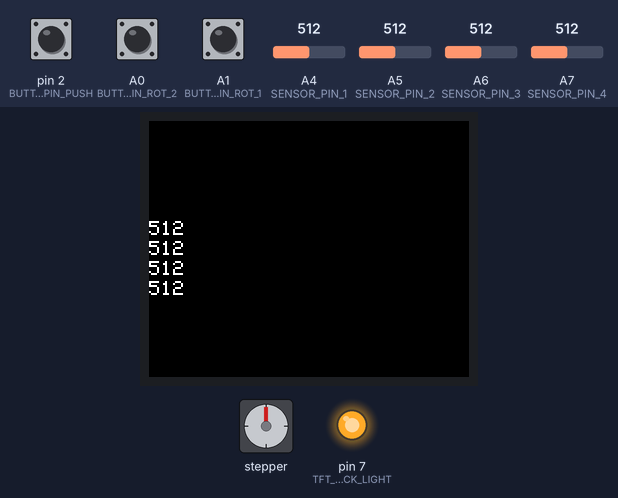
Bench run of a sketch on a simulated Arduino Nano, built with avr-gcc and run on an emulated ATmega328P. On the bench: stepper motor, 160×128 colour display, output pins drawn as LEDs (lit = HIGH). Wiring (inferred from the names in the program): stepper motor (2048 steps per turn assumed): coils pin 3, pin 4, pin 5, pin 6. The test bench sets the inputs (shaded band); at power-on: pin 2 (BUTTON_PIN_PUSH) HIGH, A4 (SENSOR_PIN_1) = 512, A5 (SENSOR_PIN_2) = 512, A6 (SENSOR_PIN_3) = 512, A7 (SENSOR_PIN_4) = 512, A0 (BUTTON_PIN_ROT_2) HIGH, A1 (BUTTON_PIN_ROT_1) HIGH. Pins used as bus, display or sensor lines are not drawn.

Above: at 1.6 s.
1.7 s: pin 2 (BUTTON_PIN_PUSH) pulled LOW for 1 s
At 4.1 s:
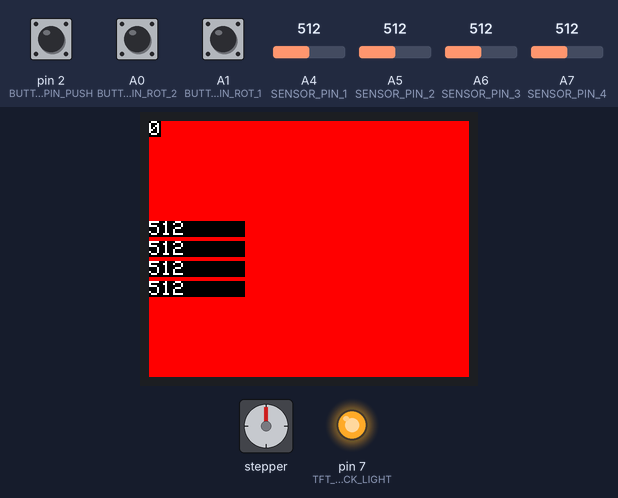
4.5 s: A4 (SENSOR_PIN_1) set to 716
At 5.3 s:
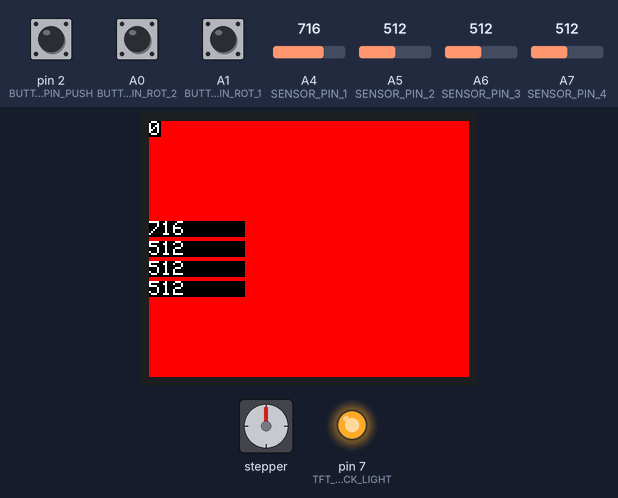
6.5 s: A5 (SENSOR_PIN_2) set to 716
At 8.2 s:
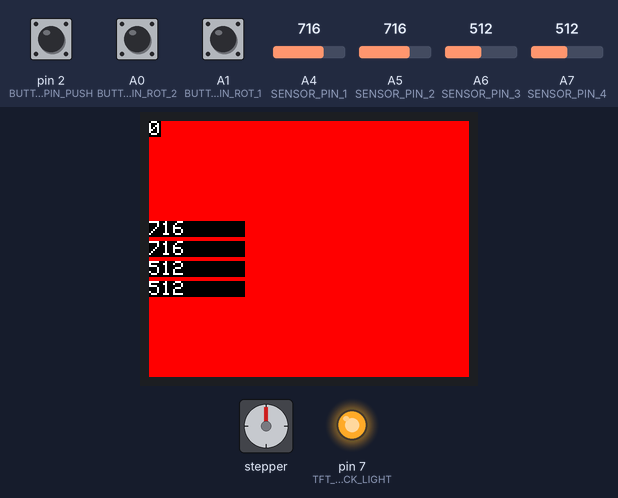
8.5 s: A6 (SENSOR_PIN_3) set to 716
At 10.0 s:
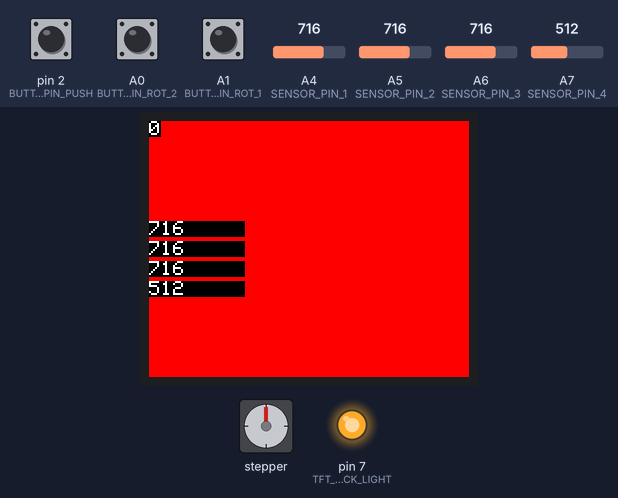
10.5 s: A7 (SENSOR_PIN_4) set to 306
At 11.6 s:
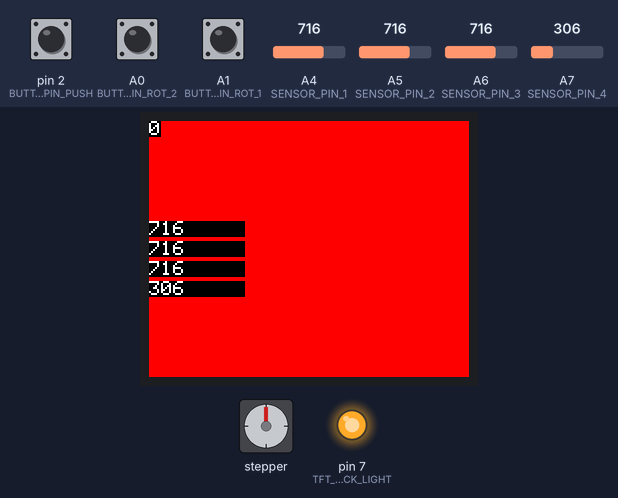
12.5 s: pin 2 (BUTTON_PIN_PUSH) pulled LOW for 0.15 s
At 12.84 s:
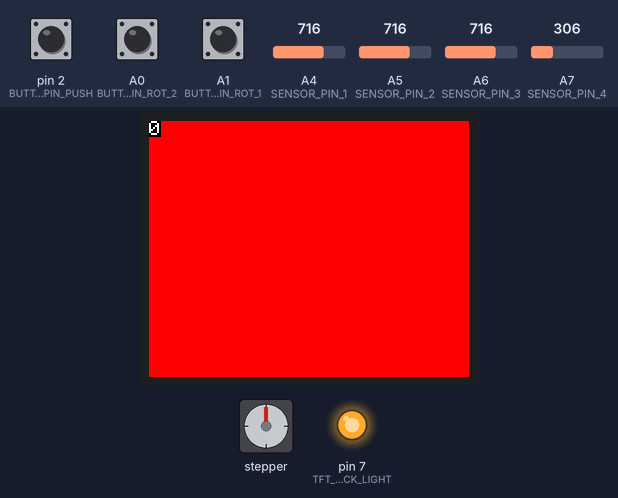
Timing chart, 0 to 15.5 s (numbered marks = the images above; inputs shaded):
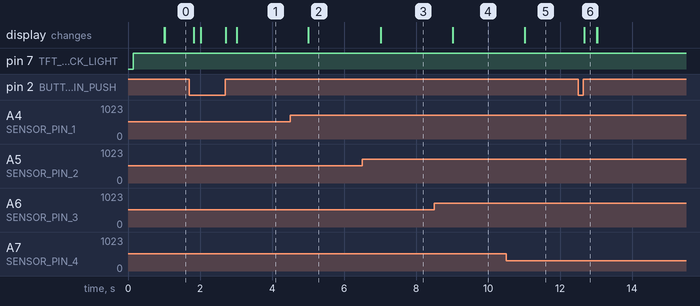

The sketch:

PlantWateringSystem.ino
```cpp
#include "Arduino.h"
#include "WateringMain.h"


void setup() {
  // put your setup code here, to run once:

}

void loop() {
  // put your main code here, to run repeatedly:
    WateringMain main;
    while(true) {
        main.run();
    }
}
```

BottleConnectors.cpp
```cpp
//
// Created by indrek on 29.06.2018.
//

#include "BottleConnectors.h"


BottleConnectors::BottleConnectors() {
  for (int i=0; i<CONNECTOR_COUNT; i++) {
    pinMode(coils[i], OUTPUT);
    switchCoil(i, false);
  }
  pinMode(SENSOR_PIN_POWER, OUTPUT);
  setSensorPower(false);
}


void BottleConnectors::switchCoil(int8_t index, bool on) {
  if (index < CONNECTOR_COUNT) {
    digitalWrite(coils[index], on);
  }
}


uint16_t BottleConnectors::readSensor(int8_t index) {
  if (index < CONNECTOR_COUNT) {
    setSensorPower(true);
    delay(1);
    uint16_t value = analogRead(sensor[index]);
    setSensorPower(false);
    return value;
  } else {
    return 0;
  }
}


void BottleConnectors::setSensorPower(bool on) {
  digitalWrite(SENSOR_PIN_POWER, on);
}
```

BottleConnectors.h
```cpp
//
// Created by indrek on 29.06.2018.
//

#ifndef PLANTWATERINGSYSTEM_BOTTLECONNECTORS_H
#define PLANTWATERINGSYSTEM_BOTTLECONNECTORS_H


#include "configuration.h"


class BottleConnectors {

public:
    static const int CONNECTOR_COUNT = 4;

private:
    int coils[CONNECTOR_COUNT] = {COIL_PIN_1, COIL_PIN_2 ,COIL_PIN_3, COIL_PIN_4};
    int sensor[CONNECTOR_COUNT] = {SENSOR_PIN_1, SENSOR_PIN_2 ,SENSOR_PIN_3, SENSOR_PIN_4};

public:
    BottleConnectors();
    void switchCoil(int8_t index, bool on);
    uint16_t readSensor(int8_t index);

private:
    void setSensorPower(bool on);

};


#endif //PLANTWATERINGSYSTEM_BOTTLECONNECTORS_H
```

Button.cpp
```cpp
//
// Created by indrek on 10.10.2017.
//

#include "Button.h"
#include "Arduino.h"
#include "configuration.h"


Button *button = nullptr;

// handle pin change interrupt for A0 to A5 here
ISR (PCINT1_vect) {
  if (button) {
    button->processRotation();
  }
}


Button::Button() {
  pinMode(BUTTON_PIN_ROT_1, INPUT_PULLUP);
  pinMode(BUTTON_PIN_ROT_2, INPUT_PULLUP);
  pinMode(BUTTON_PIN_PUSH, INPUT_PULLUP);

  initPinInterrupt(BUTTON_PIN_ROT_1);
  initPinInterrupt(BUTTON_PIN_ROT_2);

  button = this;
}


void Button::initPinInterrupt(int pin) {
  *digitalPinToPCMSK(pin) |= bit (digitalPinToPCMSKbit(pin));  // enable pin
  PCIFR  |= bit (digitalPinToPCICRbit(pin)); // clear any outstanding interrupt
  PCICR  |= bit (digitalPinToPCICRbit(pin)); // enable interrupt for the group
}


void Button::processRotation() {
  bool currentRot1 = !digitalRead(BUTTON_PIN_ROT_1);
  bool currentRot2 = !digitalRead(BUTTON_PIN_ROT_2);

  if (!currentRot1 && !currentRot2) {
    int8_t currentRotationPosition = rotationPosition;
    rotationPosition = 0;
    if (currentRotationPosition == 3) {
      if (rotation < 100) rotation ++;
    }
    if (currentRotationPosition == -3) {
      if (rotation > -100) rotation --;
    }

  } else if (!currentRot1 && currentRot2) {
    if (rotationPosition >= 0) {
      rotationPosition = 1;
    } else {
      rotationPosition = -3;
    }

  } else if (currentRot1 && currentRot2) {
    if (rotationPosition > 0) {
      rotationPosition = 2;
    }
    if (rotationPosition < 0) {
      rotationPosition = -2;
    }

  } else if (currentRot1 && !currentRot2) {
    if (rotationPosition <= 0) {
      rotationPosition = -1;
    } else {
      rotationPosition = 3;
    }
  }
}


int8_t Button::getRotation() {
  noInterrupts();
  int8_t retRotation = rotation;
  rotation = 0;
  interrupts();
  return retRotation;
}


EPressedButton Button::getButton() {
  bool currentPush = !digitalRead(BUTTON_PIN_PUSH);

  if (currentPush) {
    if (!pushTimer) {
      pushTimer = millis();
    } else {
      if (getHoldTime() > PUSH_TIME_ms) {
        if (push) {
          return BUTTON_HOLD;
        } else {
          push = true;
          return BUTTON_PUSH;
        }
      }
    }
  } else {
    pushTimer = 0;
    if (push) {
      push = false;
      return BUTTON_RELEASE;
    }
  }

  return BUTTON_NONE;
}


uint32_t Button::getHoldTime() {
  return pushTimer ? millis() - pushTimer : 0;
}
```

Button.h
```cpp
//
// Created by indrek on 10.10.2017.
//

#ifndef KOHVERFREQUENCY_BUTTON_H
#define KOHVERFREQUENCY_BUTTON_H

#include "Arduino.h"


enum EPressedButton {
    BUTTON_NONE = 0,
    BUTTON_PUSH = 1,
    BUTTON_HOLD = 2,
    BUTTON_RELEASE = 3
};


class Button {

    static const unsigned long PUSH_TIME_ms = 100;

    int8_t rotationPosition = 0;
    int8_t rotation = 0;

    bool push = false;
    unsigned long pushTimer = 0;

public:
    Button();
    void processRotation();

    int8_t getRotation();
    EPressedButton getButton();
    uint32_t getHoldTime();

private:
    void initPinInterrupt(int pin);


};


#endif //KOHVERFREQUENCY_BUTTON_H
```

Screen.cpp
```cpp
//
// Created by indrek on 28.06.2018.
//

#include "Screen.h"
#include "configuration.h"


Screen::Screen() :
    tft(TFT_PIN_CS, TFT_PIN_RS, TFT_PIN_RST)
{
  tft.initR(INITR_BLACKTAB);
  tft.setRotation(1);

  pinMode(TFT_PIN_BACK_LIGHT, OUTPUT);
  setBackLight(true);

  tft.fillScreen(ST7735_BLACK);
}


void Screen::setBackLight(bool isOn) {
  digitalWrite(TFT_PIN_BACK_LIGHT, isOn);
}
```

Screen.h
```cpp
//
// Created by indrek on 28.06.2018.
//

#ifndef PLANTWATERINGSYSTEM_SCREEN_H
#define PLANTWATERINGSYSTEM_SCREEN_H


#include "Adafruit_ST7735.h"


class Screen {

public:
    Adafruit_ST7735 tft;

    Screen();

    void setBackLight(bool isOn);

};


#endif //PLANTWATERINGSYSTEM_SCREEN_H
```

WateringMain.cpp
```cpp
//
// Created by indrek on 28.06.2018.
//

#include "WateringMain.h"


WateringMain::WateringMain() {

}

int v = 0;
uint32_t t = 0;

void WateringMain::run() {


  int rot = button.getRotation();
  if (rot) {
    v+=rot;
    if (v < 0) v = 0;
    if (v >= bottleConnectors.CONNECTOR_COUNT) v = bottleConnectors.CONNECTOR_COUNT-1;
    screen.tft.fillScreen(ST7735_BLACK);
    screen.tft.setCursor(0,0);
    screen.tft.println(v);
  }

  switch (button.getButton()) {
    default:
      break;
    case BUTTON_PUSH:
      screen.tft.fillScreen(ST7735_GREEN);
      screen.tft.setCursor(0,0);
      screen.tft.println(v);
      bottleConnectors.switchCoil(v, true);
      break;
    case BUTTON_RELEASE:
      screen.tft.fillScreen(ST7735_RED);
      screen.tft.setCursor(0,0);
      screen.tft.println(v);
      bottleConnectors.switchCoil(v, false);
      break;
  }


  if (millis() - t > 1000) {
    t = millis();
    screen.tft.setTextColor(ST7735_WHITE, ST7735_BLACK);

    screen.tft.setCursor(0,50);
    screen.tft.print(bottleConnectors.readSensor(0));
    screen.tft.print("     ");

    screen.tft.setCursor(0,60);
    screen.tft.print(bottleConnectors.readSensor(1));
    screen.tft.print("     ");

    screen.tft.setCursor(0,70);
    screen.tft.print(bottleConnectors.readSensor(2));
    screen.tft.print("     ");

    screen.tft.setCursor(0,80);
    screen.tft.print(bottleConnectors.readSensor(3));
    screen.tft.print("     ");
  }

}
```

WateringMain.h
```cpp
//
// Created by indrek on 28.06.2018.
//

#ifndef PLANTWATERINGSYSTEM_WATERINGMAIN_H
#define PLANTWATERINGSYSTEM_WATERINGMAIN_H


#include "Screen.h"
#include "Button.h"
#include "BottleConnectors.h"


class WateringMain {

    Screen screen;
    Button button;
    BottleConnectors bottleConnectors;

public:
    WateringMain();
    void run();

};


#endif //PLANTWATERINGSYSTEM_WATERINGMAIN_H
```

configuration.h
```cpp
//
// Created by indrek on 28.06.2018.
//

#ifndef PLANTWATERINGSYSTEM_CONFIGURATION_H
#define PLANTWATERINGSYSTEM_CONFIGURATION_H


#include "Arduino.h"


const int TFT_PIN_CS = 9;
const int TFT_PIN_RS = 8;
const int TFT_PIN_RST = 10;
const int TFT_PIN_BACK_LIGHT = 7;

const int BUTTON_PIN_ROT_1 = A1;
const int BUTTON_PIN_ROT_2 = A0;
const int BUTTON_PIN_PUSH = 2;

const int SENSOR_PIN_POWER = 12;
const int SENSOR_PIN_1 = A4;
const int SENSOR_PIN_2 = A5;
const int SENSOR_PIN_3 = A6;
const int SENSOR_PIN_4 = A7;

const int COIL_PIN_1 = 3;
const int COIL_PIN_2 = 4;
const int COIL_PIN_3 = 5;
const int COIL_PIN_4 = 6;


#endif //PLANTWATERINGSYSTEM_CONFIGURATION_H
```

Measured:
- after the input at 1.7 s, the display: first changes after 0.12 s (image 1 shows a later state)
- after the input at 4.5 s, the display: changes after 0.51 s (image 2)
- after the input at 6.5 s, the display: changes after 0.51 s (image 3)
- after the input at 8.5 s, the display: changes after 0.52 s (image 4)
- after the input at 10.5 s, the display: changes after 0.52 s (image 5)
- after the input at 12.5 s, the display: changes after 0.17 s (image 6)
